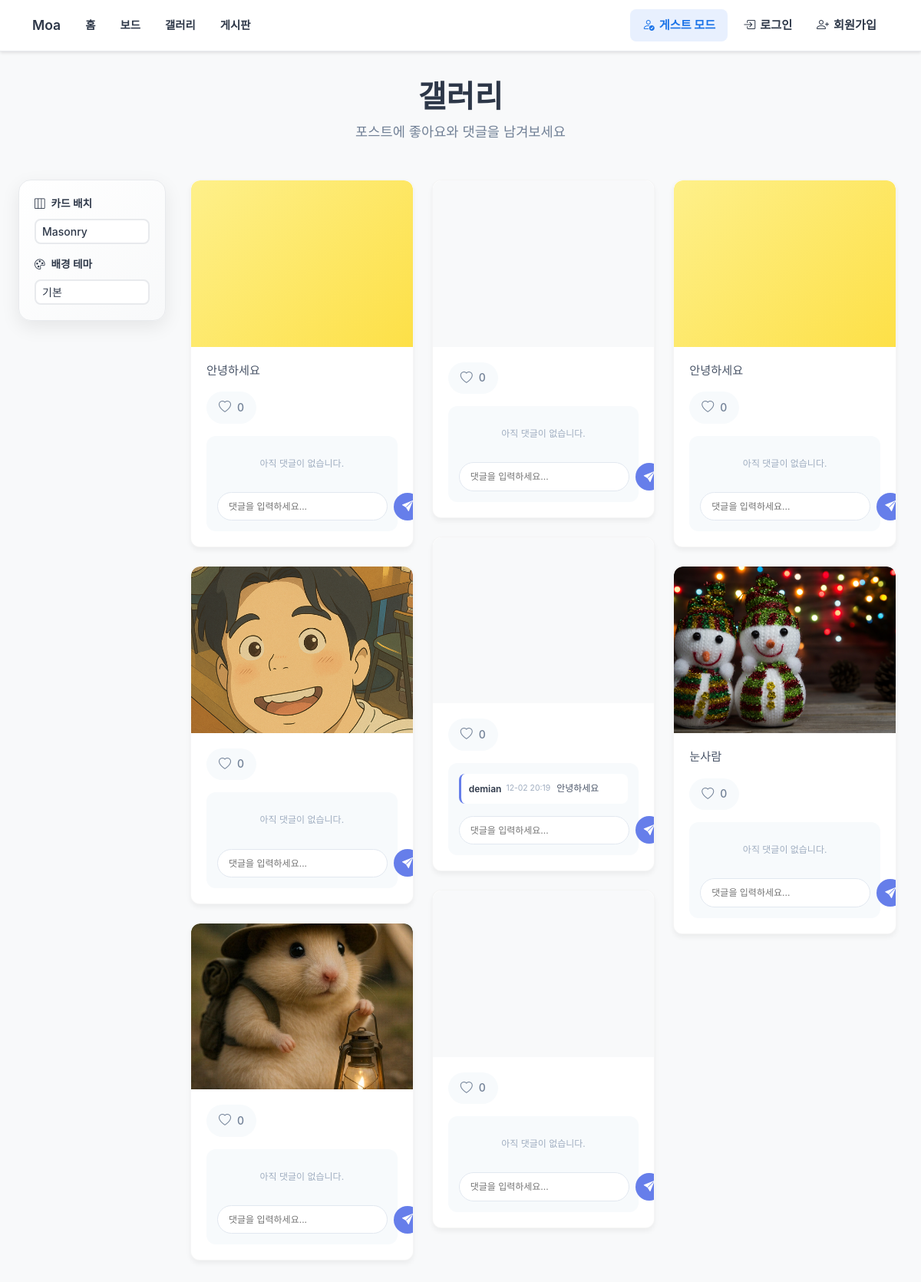
The page /collaboration/gallery/ on the database its author committed.
### collaboration/models.py (models this page shows, shortened)
class Post(models.Model):
    COLOR_CHOICES = [
        ('yellow', '노란색'),
        ('blue', '파란색'),
        ('green', '초록색'),
        ('pink', '분홍색'),
        ('purple', '보라색'),
        ('orange', '주황색'),
        ('cyan', '청록색'),
        ('lime', '라임색'),
        ('indigo', '남색'),
        ('teal', '청록색'),
    ]
    board = models.ForeignKey(
        Board,
        on_delete=models.CASCADE,
        related_name='posts'
    )
    user = models.ForeignKey(
        settings.AUTH_USER_MODEL,
        on_delete=models.CASCADE,
        related_name='posts'
    )
    content = models.TextField()
    color = models.CharField(max_length=10, choices=COLOR_CHOICES, default='yellow')
    position_x = models.FloatField(default=0.0, null=True, blank=True)
    position_y = models.FloatField(default=0.0, null=True, blank=True)
    z_index = models.IntegerField(default=1, verbose_name='레이어 순서')
    image = models.ImageField(upload_to='posts/', null=True, blank=True, verbose_name='이미지')
    attached_file = models.FileField(upload_to='files/', null=True, blank=True, verbose_name='첨부 파일')
    likes = models.IntegerField(default=0, verbose_name='좋아요 수')
    dislikes = models.IntegerField(default=0, verbose_name='싫어요 수')
    created_at = models.DateTimeField(auto_now_add=True)
    updated_at = models.DateTimeField(auto_now=True)
    class Meta:
        verbose_name = '포스트'
        verbose_name_plural = '포스트들'
        ordering = ['-created_at']

class Comment(models.Model):
    post = models.ForeignKey(
        Post,
        on_delete=models.CASCADE,
        related_name='comments'
    )
    author = models.ForeignKey(
        settings.AUTH_USER_MODEL,
        on_delete=models.CASCADE,
        related_name='comments'
    )
    content = models.TextField(verbose_name='댓글 내용')
    created_at = models.DateTimeField(auto_now_add=True, verbose_name='작성일')
    class Meta:
        verbose_name = '댓글'
        verbose_name_plural = '댓글들'
        ordering = ['-created_at']

### collaboration/views.py (the view)
# urls.py: path('gallery/', views.gallery, name='gallery'),
def gallery(request):
    if request.user.is_authenticated:
        boards = Board.objects.filter(
            Q(is_public=True) | Q(creator=request.user)
        ).order_by('-created_at')
    else:
        boards = Board.objects.filter(is_public=True).order_by('-created_at')
    posts = Post.objects.filter(board__in=boards).select_related('user', 'board').prefetch_related('comments')
    context = {
        'boards': boards,
        'posts': posts
    }
    return render(request, 'collaboration/gallery.html', context)

### collaboration/templates/collaboration/gallery.html (shortened to what this page needs)
{% extends 'collaboration/base.html' %}
{% block content %}
<div class="container-fluid px-0">
    <div class="gallery-header px-3">
        <h1>갤러리</h1>
        <p>포스트에 좋아요와 댓글을 남겨보세요</p>
    </div>
    <div class="row gx-0 px-2">
        <div class="col-12 col-md-3 col-lg-2 mb-3">
            <div class="gallery-sidebar">
                <div class="collapse d-md-block" id="sidebarMenu">
                    <label class="form-label d-flex align-items-center mb-2">
                        <i class="bi bi-layout-three-columns me-2"></i>카드 배치
                    </label>
                    <select id="layoutSelect" class="form-select form-select-sm mb-3">
                        <option value="masonry" selected>Masonry</option>
                    </select>
                    <label class="form-label d-flex align-items-center mb-2">
                        <i class="bi bi-palette me-2"></i>배경 테마
                    </label>
                    <select id="themeSelect" class="form-select form-select-sm">
                        <option value="default" selected>기본</option>
                    </select>
                </div>
            </div>
        </div>
        <div class="col-12 col-md-9 col-lg-10 ps-md-4">
    {% if posts %}
    <div class="gallery-grid gallery-layout-masonry" id="galleryContainer">
        {% for post in posts %}
            <div class="gallery-item">
                <div class="gallery-card">
                    <div class="gallery-thumbnail"
                         {% if post.image %}
                         style="background-image: url('{{ post.image.url }}');"
                         {% else %}
                         style="background: linear-gradient(135deg, #fef08a 0%, #fde047 100%);"
                         {% endif %}>
                    </div>
                    <div class="gallery-content">
                        {% if post.content %}
                            {% if post.content|slice:":1" == "{" and "metadata" in post.content %}
                            {% else %}
                                <p class="gallery-card-text" style="color: #4a5568; font-size: 0.95rem; margin-bottom: 1rem; line-height: 1.5;">{{ post.content|truncatewords:30 }}</p>
                            {% endif %}
                        {% endif %}
                        <div class="gallery-feedback">
                            <div class="d-flex align-items-center gap-3 mb-3">
                                <button class="feedback-btn feedback-like-btn" data-post-id="{{ post.id }}" data-type="like" title="좋아요">
                                    <i class="bi bi-heart"></i>
                                    <span class="likes-count">{{ post.likes }}</span>
                                </button>
                            </div>
                            <div class="comments-container">
                                <div class="comments-list mb-3" data-post-id="{{ post.id }}">
                                    {% for comment in post.comments.all %}
                                    <div class="comment-item">
                                        <div class="comment-author">
                                            <strong>{{ comment.author.username }}</strong>
                                            <small class="comment-time">{{ comment.created_at|date:"m-d H:i" }}</small>
                                        </div>
                                        <span class="comment-content">{{ comment.content }}</span>
                                    </div>
                                    {% empty %}
                                    <p class="comment-empty">아직 댓글이 없습니다.</p>
                                    {% endfor %}
                                </div>
                                {% if user.is_authenticated %}
                                <form class="comment-form" data-post-id="{{ post.id }}">
                                    <div class="comment-input-group">
                                        <input type="text"
                                               class="comment-input"
                                               name="content"
                                               placeholder="댓글을 입력하세요..."
                                               required>
                                        <button class="comment-submit-btn" type="submit">
                                            <i class="bi bi-send-fill"></i>
                                        </button>
                                    </div>
                                </form>
                                {% else %}
                                <p class="comment-login-prompt">
                                    <a href="{% url 'accounts:login' %}">로그인</a> 후 댓글을 작성할 수 있습니다.
                                </p>
                                {% endif %}
                            </div>
                        </div>
                    </div>
                </div>
            </div>
        {% endfor %}
    </div>
    {% else %}
    <div class="gallery-empty">
        <i class="bi bi-inbox"></i>
        <h4 class="mt-3 mb-2">등록된 포스트가 없습니다</h4>
        <p class="text-muted">첫 번째 포스트를 만들어보세요!</p>
    </div>
    {% endif %}
        </div>
    </div>
</div>
{% endblock %}

### collaboration/templates/collaboration/base.html (shortened to what this page needs)
{% load static %}
<!DOCTYPE html>
<html lang="ko">
<head>
    <link href="https://cdn.jsdelivr.net/npm/bootstrap@5.3.0/dist/css/bootstrap.min.css" rel="stylesheet">
    <link rel="stylesheet" href="https://cdn.jsdelivr.net/npm/bootstrap-icons@1.10.0/font/bootstrap-icons.css">
    <link rel="stylesheet" href="{% static 'css/style.css' %}">
</head>
<body>
    <nav class="navbar navbar-expand-lg navbar-light bg-white fixed-top shadow-sm border-bottom">
        <div class="container">
            <a class="navbar-brand text-dark" href="/" style="font-weight: 600;">
                Moa
            </a>
            <ul class="navbar-nav me-auto align-items-center d-flex flex-row">
                <li class="nav-item d-flex align-items-center">
                    <a class="nav-link text-dark fw-bold" href="/" style="font-size: 0.9rem; padding: 0.5rem 0.75rem;">
                        홈
                    </a>
                </li>
                <li class="nav-item d-flex align-items-center">
                    <a class="nav-link text-dark fw-bold" href="{% url 'collaboration:board_list' %}" style="font-size: 0.9rem; padding: 0.5rem 0.75rem;">
                        보드
                    </a>
                </li>
                <li class="nav-item d-flex align-items-center">
                    <a class="nav-link text-dark fw-bold" href="{% url 'collaboration:gallery' %}" style="font-size: 0.9rem; padding: 0.5rem 0.75rem;">
                        갤러리
                    </a>
                </li>
                <li class="nav-item d-flex align-items-center">
                    <a class="nav-link text-dark fw-bold" href="{% url 'forum:post_list' %}" style="font-size: 0.9rem; padding: 0.5rem 0.75rem;">
                        게시판
                    </a>
                </li>
            </ul>
            <div class="collapse navbar-collapse" id="navbarUserMenu">
                <ul class="navbar-nav ms-auto align-items-center">
                    {% if user.is_authenticated %}
                        {% if user.username|slice:":6" == "Guest_" %}
                        <li class="nav-item d-flex align-items-center">
                            <span class="nav-link text-dark fw-bold d-flex align-items-center guest-mode-active" style="font-size: 0.95rem; background-color: #e8f0fe; color: #1a73e8 !important; border-radius: 8px; padding: 0.5rem 1rem; margin: 0 0.25rem;">
                                <i class="bi bi-person-check"></i>
                                <span>게스트 모드</span>
                            </span>
                        </li>
                        <li class="nav-item d-flex align-items-center">
                            <a class="nav-link text-dark fw-bold d-flex align-items-center" href="{% url 'accounts:login' %}" style="font-size: 0.95rem;">
                                <i class="bi bi-box-arrow-in-right"></i> 로그인
                            </a>
                        </li>
                        <li class="nav-item d-flex align-items-center">
                            <a class="nav-link text-dark fw-bold d-flex align-items-center" href="{% url 'accounts:signup' %}" style="font-size: 0.95rem;">
                                <i class="bi bi-person-plus"></i> 회원가입
                            </a>
                        </li>
                        {% endif %}
                    {% endif %}
                </ul>
            </div>
        </div>
    </nav>
    <main class="gemini-main">
        {% block content %}{% endblock %}
    </main>
</body>
</html>

### collaboration/static/css/style.css (style rules this page uses)
:root { --gemini-bg: #f8f9fa; --gemini-surface: #ffffff; --gemini-primary: #4285f4; --gemini-primary-light: #e8f0fe; --gemini-secondary: #34a853; --gemini-accent: #ea4335; --gemini-text: #202124; --gemini-text-light: #5f6368; --gemini-border: #e8eaed; --gemini-shadow: rgba(60, 64, 67, 0.08); --gemini-shadow-hover: rgba(60, 64, 67, 0.12); }
* { font-family: 'Noto Sans KR', -apple-system, BlinkMacSystemFont, 'Segoe UI', sans-serif; }
body { background-color: var(--gemini-bg); color: var(--gemini-text); font-family: 'Noto Sans KR', -apple-system, BlinkMacSystemFont, 'Segoe UI', 'Malgun Gothic', sans-serif; font-weight: 400; font-size: 1rem; line-height: 1.6; padding-top: 60px; }
.gemini-navbar, .navbar-light { position: fixed !important; top: 0; left: 0; right: 0; z-index: 1000; background-color: #ffffff !important; border-bottom: 1px solid #e8eaed !important; box-shadow: 0 2px 4px rgba(0, 0, 0, 0.1) !important; padding: 0.75rem 0; font-family: 'Noto Sans KR', -apple-system, BlinkMacSystemFont, 'Segoe UI', 'Malgun Gothic', sans-serif; }
.gemini-navbar .navbar-brand, .navbar-light .navbar-brand { color: #2d3748 !important; font-weight: 600; font-size: 1.1rem; display: flex; align-items: center; }
.gemini-navbar .nav-link, .navbar-light .nav-link { color: #2d3748 !important; font-weight: 500; font-size: 0.95rem; padding: 0.5rem 1rem !important; transition: color 0.2s ease; display: flex; align-items: center; }
.gemini-navbar .nav-link i, .navbar-light .nav-link i { font-size: 1rem; margin-right: 0.375rem; }
.gemini-main { max-width: 1200px; margin: 0 auto; padding: 2rem 1rem; padding-top: 1rem; }
@media (min-width: 768px) { .gemini-main { padding: 2rem 2rem; padding-top: 1rem; } }

### collaboration/templates/collaboration/base.html (style rules this page uses)
.guest-mode-active { background-color: #e8f0fe !important; color: #1a73e8 !important; border-radius: 8px; transition: all 0.2s ease; }
.container-fluid { padding-right: 0.25rem !important; padding-left: 0.25rem !important; }
@media (min-width: 576px) { .container-fluid { padding-right: 0.5rem !important; padding-left: 0.5rem !important; } }
@media (min-width: 768px) { .container-fluid { padding-right: 0.75rem !important; padding-left: 0.75rem !important; } }
@media (min-width: 1200px) { .container-fluid { padding-right: 1rem !important; padding-left: 1rem !important; } }

### rows shown on the page
Post: content "안녕하세요", likes "0"
Post: image (picture), likes "0"
Post: image (picture), likes "0"
Post: likes "0"
Post: likes "0"
Comment: author.username "demian", created_at "12-02 20:19", content "안녕하세요"
Post: likes "0"
Post: content "안녕하세요", likes "0"
Post: image (picture), content "눈사람", likes "0"
